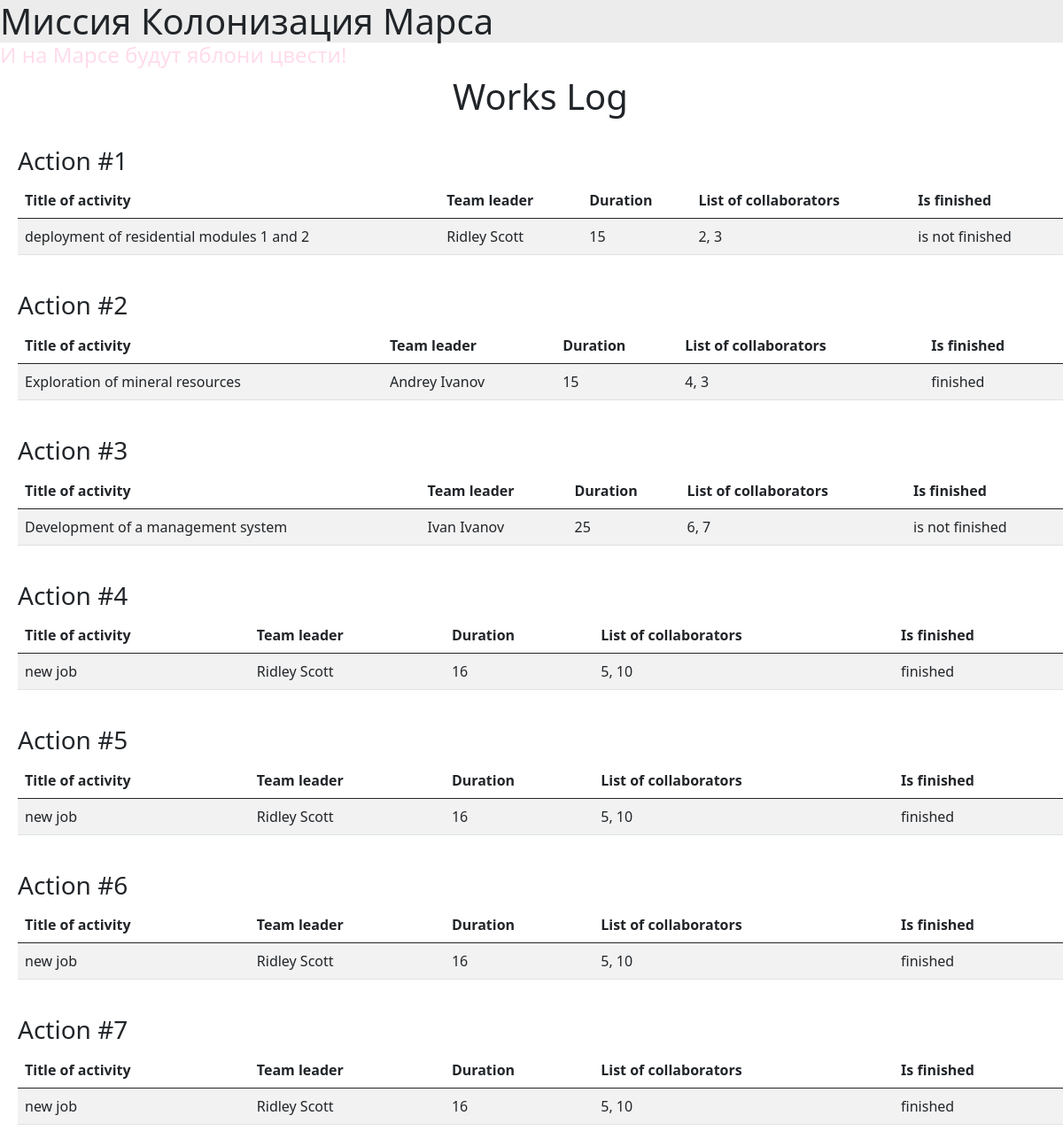
The app's page /index, older data.
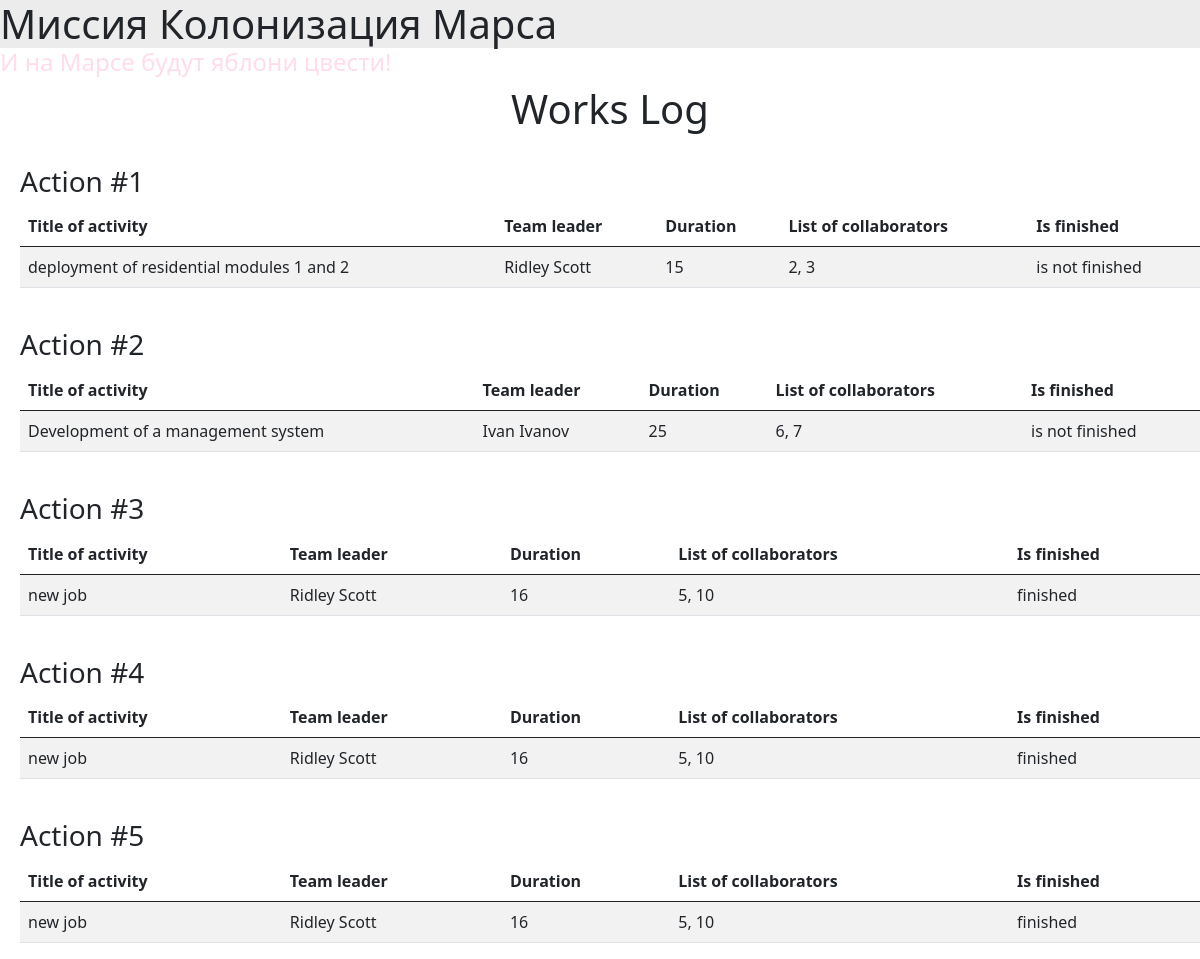
The same page, newer data.
### data/jobs.py (models this page shows)
class Jobs(SqlAlchemyBase, SerializerMixin, UserMixin):
    __tablename__ = 'jobs'
    id = sqlalchemy.Column(sqlalchemy.Integer,
                           primary_key=True, autoincrement=True)
    team_leader = sqlalchemy.Column(sqlalchemy.Integer, sqlalchemy.ForeignKey("users.id"))
    job = sqlalchemy.Column(sqlalchemy.String, nullable=True)
    work_size = sqlalchemy.Column(sqlalchemy.Integer, nullable=True)
    collaborators = sqlalchemy.Column(sqlalchemy.String, nullable=True)
    start_date = sqlalchemy.Column(sqlalchemy.String, nullable=True)
    end_date = sqlalchemy.Column(sqlalchemy.String, nullable=True)
    is_finished = sqlalchemy.Column(sqlalchemy.Boolean, nullable=True)
    user = orm.relation('Users')

### main.py (the view)
@app.route("/")
@app.route("/index")
def index():
    jobs = get_jobs()
    return render_template('index.html', jobs=jobs)

### data/db_session.py (called while the page is built)
def create_session() -> Session:
    global __factory
    return __factory()

### main.py (called while the page is built)
def get_jobs():
    result = list()
    db_sess = db_session.create_session()
    for job in db_sess.query(Jobs).all():
        job_info = [job.job, f"{job.user.name} {job.user.surname}", job.work_size, job.collaborators, job.is_finished]
        job_info[-1] = "is not finished" if not job_info[-1] else "finished"
        result.append(job_info)
    return result

### templates/index.html
{% extends "main.html" %}
{% block content %}
<div align="center">
    <h1>Works Log</h1>
        <tbody>
            {% for job in jobs %}
            <br>
            <h3 style="float: left;">Action #{{ loop.index }}</h3>
            <table class="table table-striped">
                <thead>
                  <tr>
                    <th scope="col">Title of activity</th>
                    <th scope="col">Team leader</th>
                    <th scope="col">Duration</th>
                    <th scope="col">List of collaborators</th>
                    <th scope="col">Is finished</th>
                  </tr>
                </thead>
            <tr>
                {% for value in job %}
                <td> {{ value }} </td>
                {% endfor %}
            </tr>
        </tbody>
    </table>
            {% endfor %}
</div>
{% endblock %}

### templates/main.html (shortened to what this page needs)
<!DOCTYPE html>
<html lang="en">
<head>
    <link rel="stylesheet"
    href="https://cdn.jsdelivr.net/npm/bootstrap@5.0.0-beta1/dist/css/bootstrap.min.css"
>
</head>
<body>
    <div class="header">
        <h1 class="name">Миссия Колонизация Марса</h1>
    </div>
    <h4>И на Марсе будут яблони цвести!</h4>
    <div class="content">
        {% block content %}{% endblock %}
    </div>
</body>
</html>

### templates/main.html (style rules this page uses)
.header { width: 100%; height: 15%; background-color: rgb(236, 236, 236); }
.name { margin: auto; }
.content { margin-left: 20px; }
h4 { color: rgb(269, 220, 236); }

Row changes from the older to the newer data that the page shows:
removed Jobs: job "Exploration of mineral resources", job "Andrey Ivanov" "15" "finished", collaborators "4, 3"
removed Jobs: job "new job", job "Ridley Scott" "16" "finished", collaborators "5, 10"
